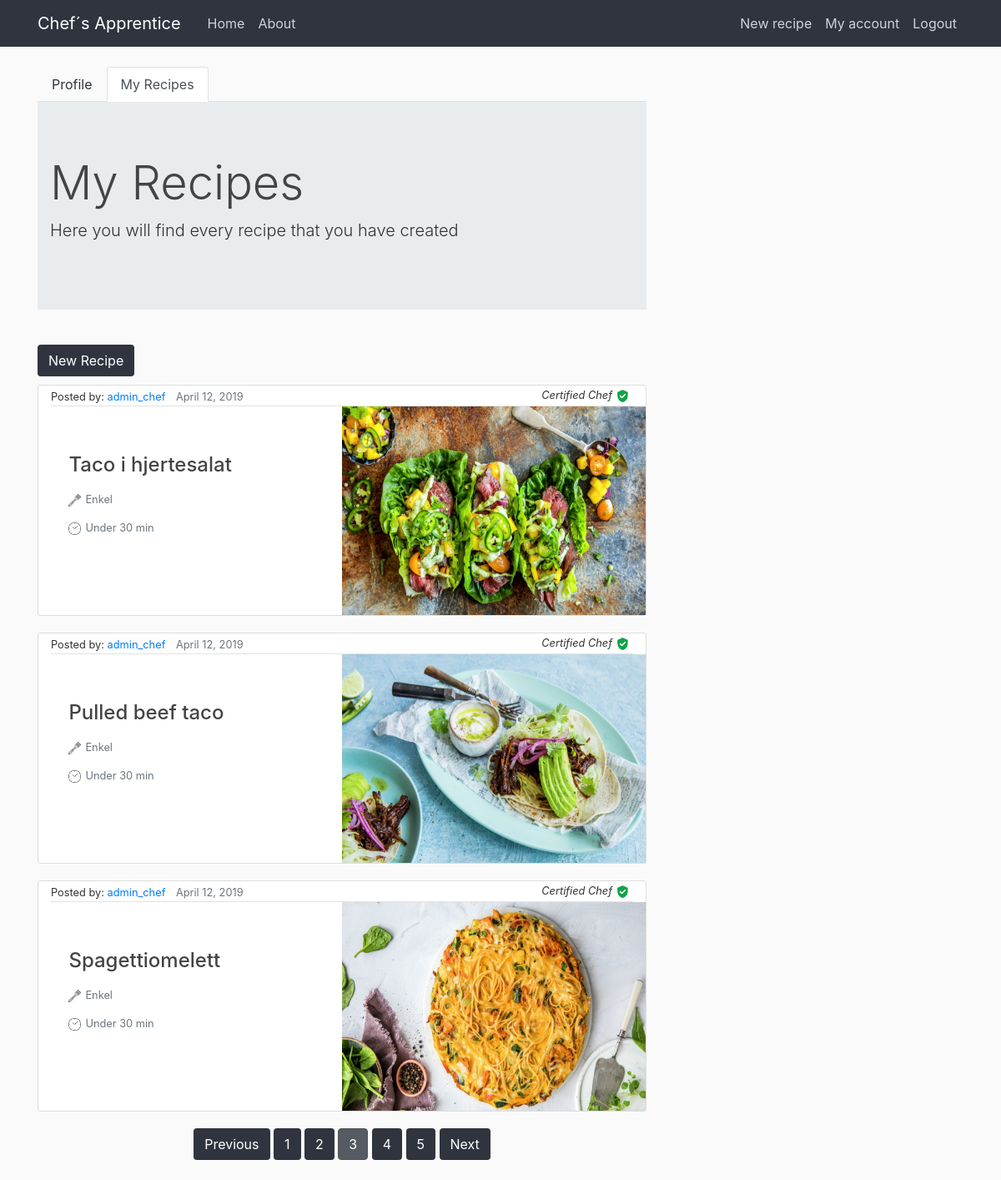
Screenshot of /myrecipes/?page=3 (signed in) with the database file from the repository.
### chefs_apprentice/models.py (models this page shows, shortened)
class Recipe(models.Model):
    title = models.CharField(max_length=100)  # tenkt samme som tilhørende post
    ingredients = models.ManyToManyField(ChosenIngredient, blank=True, related_name='+')  # liste av ingrediensobjekter
    description = models.TextField()  # tenkt sammen med content i post
    date_posted = models.DateTimeField(
        default=timezone.now)  # DateTimeField(auto_now=True) ville satt datoen til akkurat nå
    author = models.ForeignKey(User,
                               on_delete=models.CASCADE)  # on_delete=models.CASCADE sier at hvis brukeren blir slettet vil postene også bli slettet
    image = models.ImageField(default='default.jpg', upload_to='food_pics')
    visible = models.BooleanField(default=True)
    NIVA = (
        ('E', 'Enkel'),
        ('M', 'Middels'),
        ('V', 'Vanskelig'),
    )
    TID = (
        ('L', 'Under 30 min'),
        ('M', 'Ca. 30-60 min'),
        ('S', 'Over 1 time'),
    )
    tid = models.CharField(default='L', max_length=1, choices=TID)
    niva = models.CharField(default='E', max_length=1, choices=NIVA)

### chefs_apprentice/views.py (the view)
# urls.py: path('myrecipes/', views.myrecipes, name="myrecipes"),
def myrecipes(request):
    queryset = Recipe.objects.all().order_by("-date_posted")  # sorter etter sist opprettet
    paginator = Paginator(queryset, 3)  # Show 3 contacts per page
    page = request.GET.get('page')  # pagination hvis det er flere sider
    queryset = paginator.get_page(page)
    context = {
        'recipies': queryset
    }
    return render(request, 'chefs_apprentice/myrecipes.html', context)

### chefs_apprentice/templates/chefs_apprentice/myrecipes.html (shortened to what this page needs)
{% extends "chefs_apprentice/base.html" %}
{% block content%}
<ul class="nav nav-tabs">
  <li class="nav-item"><a class="nav-link" href="{%url 'profile' %}">Profile</a></li>
  <li class="nav-item"><a class="nav-link active"  href="#">My Recipes</a></li>
</ul>
<div class="jumbotron jumbotron-fluid">
  <div class="container">
    <h1 class="display-4">My Recipes</h1>
    <p class="lead">Here you will find every recipe that you have created</p>
  </div>
</div>
<a id="new-recipe" class="btn btn-mr-sm-2" href="{% url 'recipe-create' %}">New Recipe</a>
  {% for recipe in recipies %}
    {% if request.user == recipe.author %}
      <article class="media recipe-section">
        <div class="container">
          <div class="article-metadata">
            <small>Posted by: <a class="mr-2" href="profile">{{ recipe.author }}</a></small>
            <small class="text-muted">{{ recipe.date_posted|date:"F d, Y" }}</small>
            <small class="certification">{% if recipe.author.is_staff %}<i>Certified Chef</i><img class="verified" id="certified" src="../static/chefs_apprentice/verified.png" alt="#">{% endif %}</small>
          </div>
          <div class="row">
            <div class="col-sm pt-5">
                <h2><a class="article-title" href="{%url 'view_recipe' recipetitle=recipe.title pk=recipe.pk%}">{{ recipe.title }}</a></h2>
                <small class="article-content text-muted"><img class="verified" src="../static/chefs_apprentice/spatula.png" alt="#">Enkel</small>
                <small class="article-content text-muted"><img class="verified" src="../static/chefs_apprentice/time.png" alt="#">Under 30 min</small>
            </div>
            <div class="col-sm">
              <img class="food_image" src="{{ recipe.image.url }}" alt="#">
            </div>
          </div>
        </div>
      </article>
    {% endif %}
  {% endfor  %}
  <div class="pagination">
    <span class="step-links">
        {% if recipies.has_previous %}
            <a class="btn btn-rounded-info mb-4" href="?page={{ recipies.previous_page_number }}&q={{ request.GET.q }}">Previous</a>
        {% endif %}
        {% for num in recipies.paginator.page_range %}
          {% if recipies.number == num %}
            <a class="btn btn-secondary active mb-4" href="?page={{ num }}&q={{ request.GET.q }}">{{ num }}</a>
          {% elif num > recipies.number|add:'-3' and num < recipies.number|add:'3' %}
            <a class="btn btn-rounded-info mb-4" href="?page={{ num }}">{{ num }}</a>
          {% endif %}
        {% endfor %}
        {% if recipies.has_next %}
            <a class="btn btn-rounded-info mb-4" href="?page={{ recipies.next_page_number }}&q={{ request.GET.q }}">Next</a>
        {% endif %}
    </span>
</div>
{% endblock content %}

### chefs_apprentice/static/chefs_apprentice/main.css (style rules this page uses)
body { background: #fafafa; color: #333333; margin-top: 5rem; }
h1, h2, h3, h4, h5, h6 { color: #444444; }
ul { margin: 0; }
.recipe-section { background: #ffffff; padding: 0; border: 1px solid #dddddd; border-radius: 3px; margin-bottom: 20px; }
.article-title { color: #444444; font-size: 1.5rem; justify-content: center; margin-left: 10%; margin-right: 10px; text-align: justify; }
.col-sm { margin: 0; padding: 0; }
.article-content { white-space: pre-line; display: block; justify-content: center; margin: 15px 10%; margin-left: 10%; }
.article-metadata { padding-bottom: 0; margin-bottom: 0; border-bottom: 1px solid #e3e3e3 }
.btn { background-color: #2F343F; color: white; }
.food_image { height: 250px; width: 100%; float: right; padding: 0; margin: 0; }
.certification { float: right; margin-top: 2px; }
#certified { margin-left: 5px; }
.nav-link { color: #2F343F; }
.verified { height: 15px; width: 15px; margin-right: 5px; }
#new-recipe { margin: 10px 10px 10px 0; }
.step-links { margin: auto; }

### rows the page displays
Recipe: author "admin_chef", date_posted "April 12, 2019", title "Taco i hjertesalat", image (picture)
Recipe: author "admin_chef", date_posted "April 12, 2019", title "Pulled beef taco", image (picture)
Recipe: author "admin_chef", date_posted "April 12, 2019", title "Spagettiomelett", image (picture)

### other values shown
{{ num }} "1" "2" "4" "5"
{{ num }} "3"
